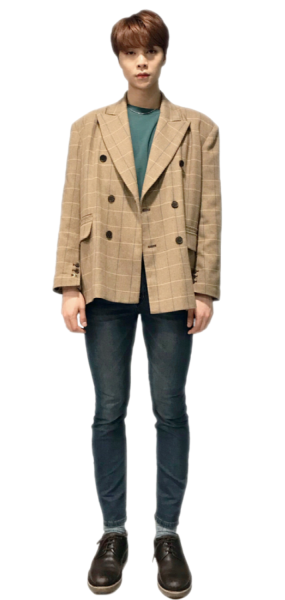
#> input picture foreground.png, 285 x 600 px
$ jupyter execute mergr.ipynb
#> lines starting #> are read from the running program, lines starting #| are printed output that depends on the picture; pictures that were not available may be replaced by others from this repository, and a replacement may not be noted
[cell 1]
from PIL import Image
#Read the two images
image1 = Image.open('foreground.png')
#> image1 is the input picture: PIL image 285x600 RGBA; mean R, G, B, A 211, 205.8, 199.5, 83.8
image1.show()
image2 = Image.open('background.jpeg')
image2.show()
#resize, first image
image1 = image1.resize((426, 240))
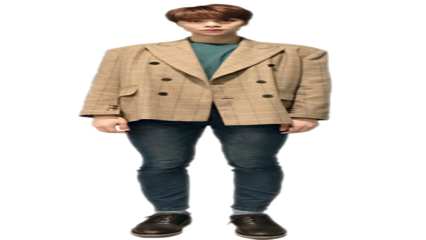
#> image1: PIL image 426x240 RGBA; mean R, G, B, A 46.4, 41.2, 34.8, 83.9; transparent parts drawn white
image1_size = image1.size
#> image1_size = (426, 240)
image2_size = image2.size
#> image2_size = (285, 600)
new_image = Image.new('RGB',(2*image1_size[0], image1_size[1]), (250,250,250))
#> new_image: PIL image 852x240 RGB; every value is 250
new_image.paste(image1,(0,0))
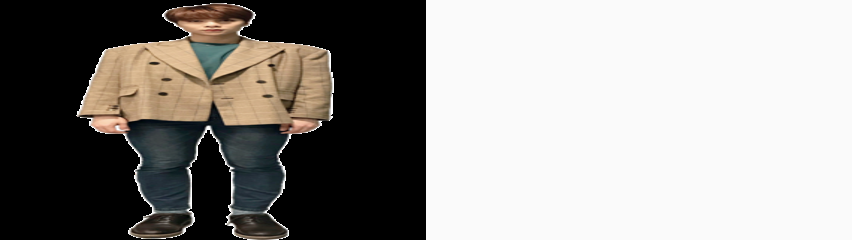
#> new_image: PIL image 852x240 RGB; mean R, G, B 148.2, 145.6, 142.4
new_image.paste(image2,(image1_size[0],0))
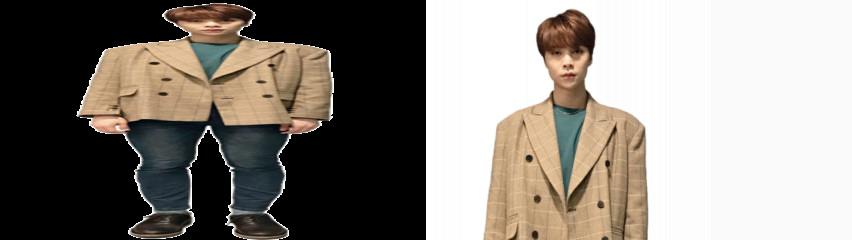
#> new_image: PIL image 852x240 RGB; mean R, G, B 139.4, 133.5, 126.6
new_image.save("merged_image.jpg","JPEG")
new_image.show()

[cell 2]
from PIL import Image
img = Image.open('/path/to/file', 'r')
img_w, img_h = img.size
#> img_w = 285; img_h = 600
background = Image.new('RGBA', (1440, 900), (255, 255, 255, 255))
#> background: PIL image 1440x900 RGBA; every value is 255
bg_w, bg_h = background.size
#> bg_w = 1440; bg_h = 900
offset = ((bg_w - img_w) // 2, (bg_h - img_h) // 2)
#> offset = (577, 150)
background.paste(img, offset)
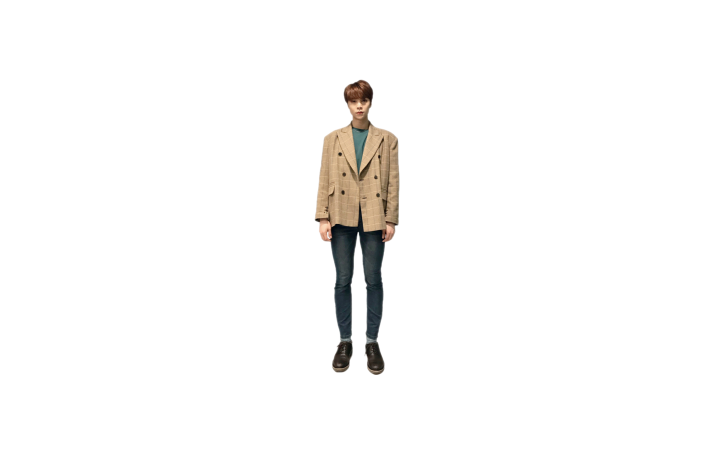
#> background: PIL image 1440x900 RGBA (shown at 1/2 size); mean R, G, B, A 249.2, 248.5, 247.7, 232.4; transparent parts drawn white
background.save('out.png')

[cell 3]
from PIL import Image
import math


def resize_canvas(old_image_path="foreground.png", new_image_path="background.jpeg",
                  canvas_width=500, canvas_height=500):
    """
    Place one image on another image.

    Resize the canvas of old_image_path and store the new image in
    new_image_path. Center the image on the new canvas.
    """
#> called with old_image_path = 'foreground.png', new_image_path = 'background.jpeg', canvas_width = 500, canvas_height = 500
    im = Image.open(old_image_path)
    old_width, old_height = im.size
#> old_width = 285; old_height = 600

    # Center the image
    x1 = int(math.floor((canvas_width - old_width) / 2))
#> x1 = 107
    y1 = int(math.floor((canvas_height - old_height) / 2))
#> y1 = -50

    mode = im.mode
#> mode = 'RGBA'
    if len(mode) == 1:  # L, 1
        new_background = (255)
    if len(mode) == 3:  # RGB
        new_background = (255, 255, 255)
    if len(mode) == 4:  # RGBA, CMYK
        new_background = (255, 255, 255, 255)

    newImage = Image.new(mode, (canvas_width, canvas_height), new_background)
#> newImage: PIL image 500x500 RGBA; every value is 255
    newImage.paste(im, (x1, y1, x1 + old_width, y1 + old_height))
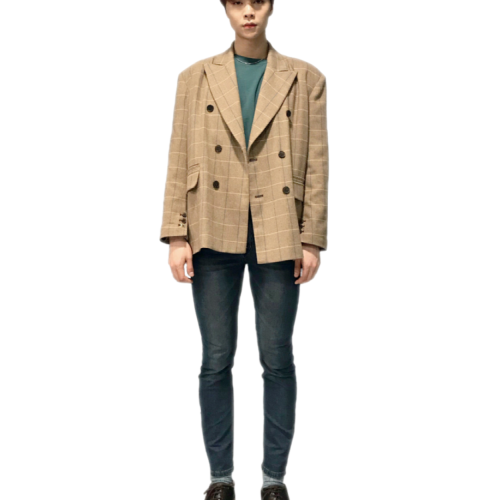
#> newImage: PIL image 500x500 RGBA; mean R, G, B, A 228.6, 225.4, 221.3, 162.1; transparent parts drawn white
    newImage.save(new_image_path)

resize_canvas()
